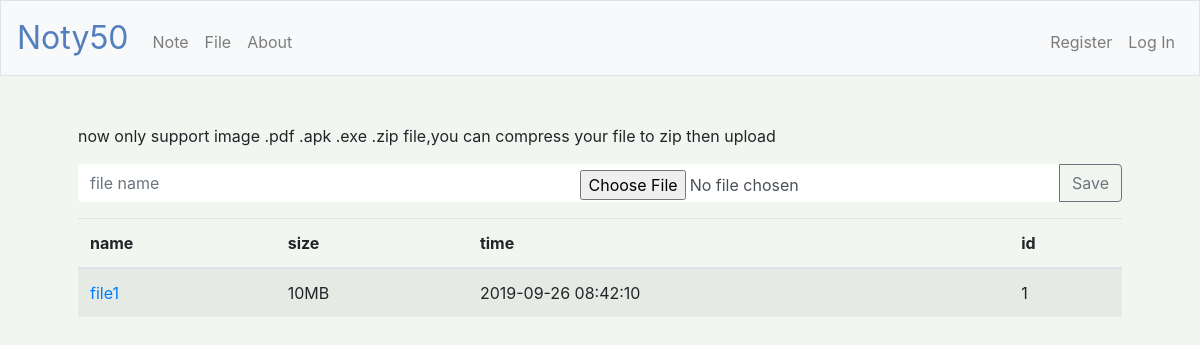
/file, run on an earlier commit of the app's database.
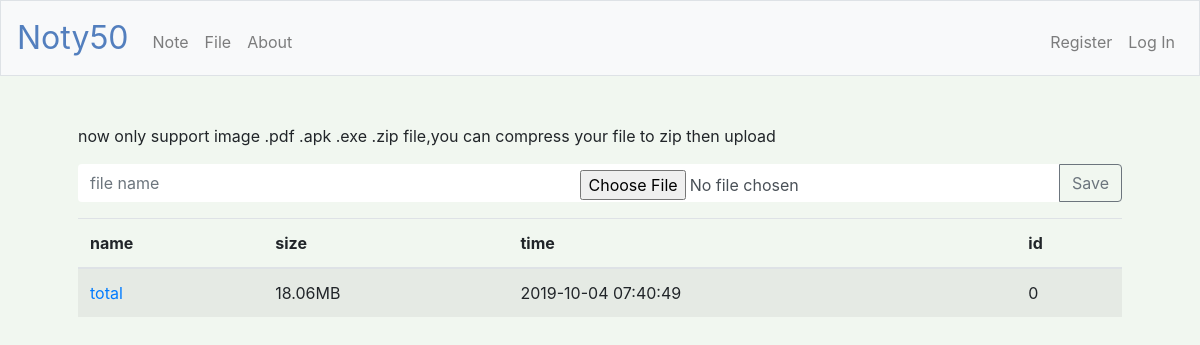
And on a later commit of the database.
### tables this page shows
CREATE TABLE 'files' ('id' INTEGER PRIMARY KEY AUTOINCREMENT NOT NULL, 'name' TEXT NOT NULL, 'size' INTEGER, 'time' DATETIME NOT NULL DEFAULT CURRENT_TIMESTAMP, 'user_id'  INTEGER DEFAULT (0)  );

### application.py (the view)
@app.route("/file",methods=["GET"])
def file():
    if  "user_id" not in session:
        session["user_id"]=0
    filelist=[]
    filerows=db.execute("SELECT * FROM files WHERE user_id='{}'".format(session["user_id"]))
    for row in filerows:
        filelist.insert(0,[ row['name'],row['size'],row['time'],row['id'] ])
    return render_template("file.html",filelist=filelist)

### application.py (called while the page is built)
@app.after_request
def after_request(response):
    response.headers["Cache-Control"] = "no-cache, no-store, must-revalidate"
    response.headers["Expires"] = 0
    response.headers["Pragma"] = "no-cache"
    return response

### templates/file.html (shortened to what this page needs)
{% extends "layout.html" %}
{% block main %}
    <p>now only support image .pdf  .apk .exe .zip file,you can compress your file to zip then upload</p>
    <form action="savefile" enctype=multipart/form-data method="post">
            <div class="input-group mb-3" id="fileinputgroup" >
                    <input type="text" name="filename" id="filenameinbox"   class="form-control" placeholder="file name" aria-label="Recipient's username" aria-describedby="basic-addon2">
                    <input type="file" name="file" id="fileinbox"   class="form-control" placeholder="file" aria-label="Recipient's username" aria-describedby="basic-addon2">
                    <div class="input-group-append">
                      <button class="btn btn-outline-secondary" id="savefilebtn" type="submit">Save</button>
                    </div>
            </div>
    </form>
    <table class="table table-striped">
            <thead>
                <tr>
                    <th>name</th>
                    <th>size</th>
                    <th>time</th>
                    <th>id</th>
                </tr>
            </thead>
            <tbody>
                {% for row in filelist %}
                <tr>
                    <td><a href="getfile?filename={{ row[0] }}">{{ row[0] }}</a></td>
                    <td>{{ row[1] }}MB</td>
                    <td>{{ row[2] }}</td>
                    <td>{{ row[3] }}</td>
                </tr>
                {% endfor %}
            </tbody>
        </table>
{% endblock %}

### templates/layout.html (shortened to what this page needs)
<!DOCTYPE html>
<html lang="en">
    <head>
        <link rel="stylesheet" href="https://cdnjs.cloudflare.com/ajax/libs/font-awesome/4.7.0/css/font-awesome.min.css">
        <link href="https://maxcdn.bootstrapcdn.com/bootstrap/4.1.3/css/bootstrap.min.css" rel="stylesheet">
        <link href="/static/styles.css" rel="stylesheet">
    </head>
    <body>
        <nav class="navbar navbar-expand-md navbar-light bg-light border">
            <a class="navbar-brand" href="/"><span class="blue">Noty50</a>
            <div class="collapse navbar-collapse" id="navbar">
                <ul class="navbar-nav mr-auto mt-2">
                    <li class="nav-item"><a class="nav-link" href="/note">Note</a></li>
                    <li class="nav-item"><a class="nav-link" href="/file">File</a></li>
                    <li class="nav-item"><a class="nav-link" href="/about">About</a></li>
                </ul>
                {% if session.user_id == 0 %}
                    <ul class="navbar-nav ml-auto mt-2">
                        <li class="nav-item"><a class="nav-link" href="/register">Register</a></li>
                        <li class="nav-item"><a class="nav-link" href="/login">Log In</a></li>
                    </ul>
                {% endif %}
            </div>
        </nav>
        <main class="container p-5">
            {% block main %}{% endblock %}
        </main>
    </body>
</html>

### static/styles.css (style rules this page uses)
nav .navbar-brand { font-size: xx-large; }
nav .navbar-brand .blue { color: #537fbe; }
main .form-control { display: inline-block; border: none; border-width:0px; border:none; width: 50%; }
main { overflow-x: auto; }
body { background-color: #f1f7f0; }
.input-group { min-width: 300px; }

What changed in the data, as far as the page shows it:
removed files: name "file1", size "10", time "2019-09-26 08:42:10", id "1"
added files: name "total", size "18.06", time "2019-10-04 07:40:49", row "0"
